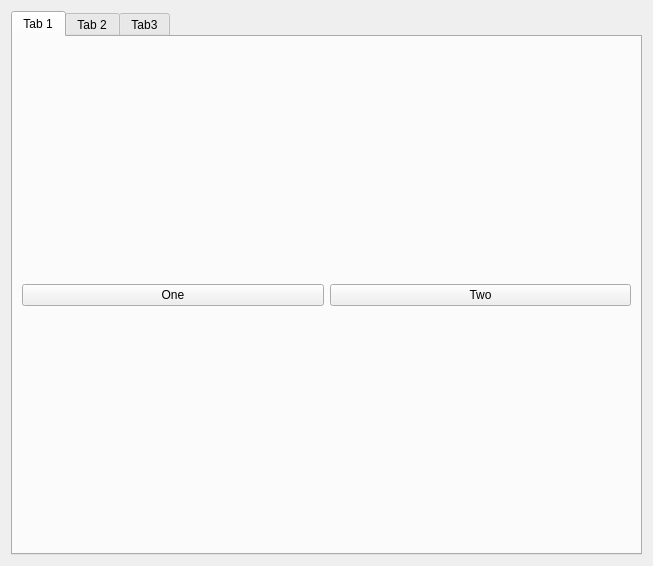
<?xml version="1.0" encoding="UTF-8"?>
<ui version="4.0">
 <class>Widget</class>
 <widget class="QWidget" name="Widget">
  <property name="geometry">
   <rect>
    <x>0</x>
    <y>0</y>
    <width>653</width>
    <height>566</height>
   </rect>
  </property>
  <property name="windowTitle">
   <string>Widget</string>
  </property>
  <layout class="QVBoxLayout" name="verticalLayout">
   <item>
    <widget class="QTabWidget" name="tabWidget">
     <property name="currentIndex">
      <number>0</number>
     </property>
     <widget class="QWidget" name="tab">
      <attribute name="title">
       <string>Tab 1</string>
      </attribute>
      <layout class="QHBoxLayout" name="horizontalLayout">
       <item>
        <widget class="QPushButton" name="pushButton">
         <property name="text">
          <string>One</string>
         </property>
        </widget>
       </item>
       <item>
        <widget class="QPushButton" name="pushButton_2">
         <property name="text">
          <string>Two</string>
         </property>
        </widget>
       </item>
      </layout>
     </widget>
     <widget class="QWidget" name="tab_2">
      <attribute name="title">
       <string>Tab 2</string>
      </attribute>
      <layout class="QVBoxLayout" name="verticalLayout_2">
       <item>
        <widget class="QLineEdit" name="lineEdit"/>
       </item>
      </layout>
     </widget>
     <widget class="QWidget" name="tab_3">
      <attribute name="title">
       <string>Tab3</string>
      </attribute>
      <widget class="QPushButton" name="pushButton_3">
       <property name="geometry">
        <rect>
         <x>150</x>
         <y>220</y>
         <width>93</width>
         <height>29</height>
        </rect>
       </property>
       <property name="text">
        <string>Click</string>
       </property>
      </widget>
     </widget>
    </widget>
   </item>
  </layout>
 </widget>
 <resources/>
 <connections/>
</ui>
